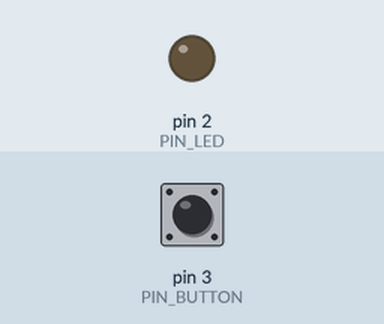
A sketch run on a simulated Arduino Uno, built with avr-gcc and run on an emulated ATmega328P. Shown: output pins drawn as LEDs (lit = HIGH). Inputs (shaded band) come from the test bench; at power-on: pin 3 (PIN_BUTTON) HIGH.

Above: at 1.2 s.
1.3 s: pin 3 (PIN_BUTTON) pulled LOW for 0.15 s
At 2.3 s:
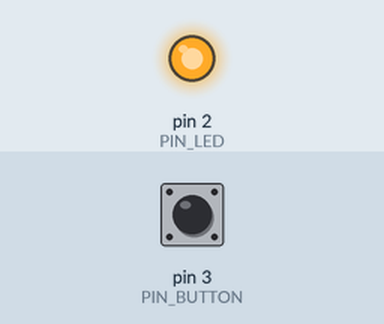
2.9 s: pin 3 (PIN_BUTTON) pulled LOW for 1 s
At 4.8 s:
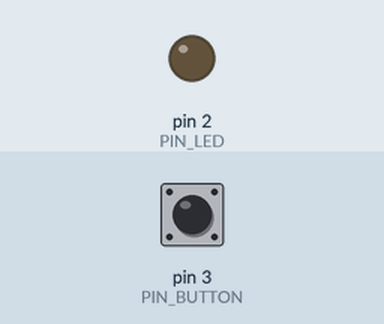
5.4 s: pin 3 (PIN_BUTTON) pulled LOW for 3.2 s
At 9.7 s:
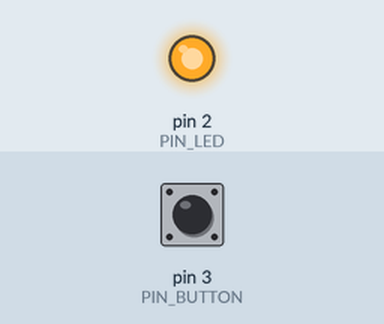
Timing chart, 0 to 11.2 s (numbered marks = the images above; inputs shaded):
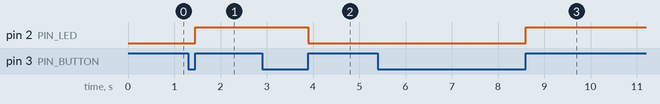

Measured:
- after the input at 1.3 s, pin 2 (PIN_LED): LOW → HIGH after 0.15 s
- after the input at 2.9 s, pin 2 (PIN_LED): HIGH → LOW after 1.0 s
- after the input at 5.4 s, pin 2 (PIN_LED): LOW → HIGH after 3.2 s

The sketch:

test_nanoswitch.ino
```cpp
boolean mainlighton = LOW;

#define PIN_LED 2                                                  // Pin, an dem die LED angeschlossen ist.
#define PIN_BUTTON 3                                               // Pin, an dem der Taster angeschlossen ist.

boolean aLedEnabled = false;                                        // True, wenn die LED leuchtet, sonst false.
boolean aButtonPressed = false;                                     // True, wenn der Taster gedrÃ¼ckt wird, sonst false.

void setup()
{
  pinMode(PIN_LED, OUTPUT);                                         // Pin, an dem die LED angeschlossen ist, als Ausgang festlegen.
  pinMode(PIN_BUTTON, INPUT_PULLUP);                                // Pin, an dem der Taster angeschlossen ist, als Eingang mit aktiviertem Pull-Up-Widerstand festlegen.
}

void loop()
{
  if (digitalRead(PIN_BUTTON) == LOW) {                             // Wenn der Taster aktuell gedrÃ¼ckt wird, ...
    aButtonPressed = true;                                          // merke dir, dass der Taster gedrÃ¼ckt wurde, ...
    delay(10);                                                      // und warte 10 Millisekunden bis die Kontakte des Tasters vollstÃ¤ndig geschlossen sind.
  }

  if (digitalRead(PIN_BUTTON) == HIGH && aButtonPressed == true) {  // Wenn der Taster nicht gedrÃ¼ckt wird, aber zuvor gedrÃ¼ckt wurde ...
    aButtonPressed = false;                                         // vergesse, dass der Taster gedrÃ¼ckt wude.

    if (aLedEnabled == true) {                                      // Wenn die LED gerade leuchtet ...
      digitalWrite(PIN_LED, LOW);                                   // schalte die LED aus ...
      aLedEnabled = false;                                          // und merke dir, dass die LED gerade nicht leuchtet,
    } else {                                                        // sonst ...
      digitalWrite(PIN_LED, HIGH);                                  // schalte die LED ein ...
      aLedEnabled = true;                                           // und merke dir, dass die LED gerade leuchtet.
    }
  }
}
```
